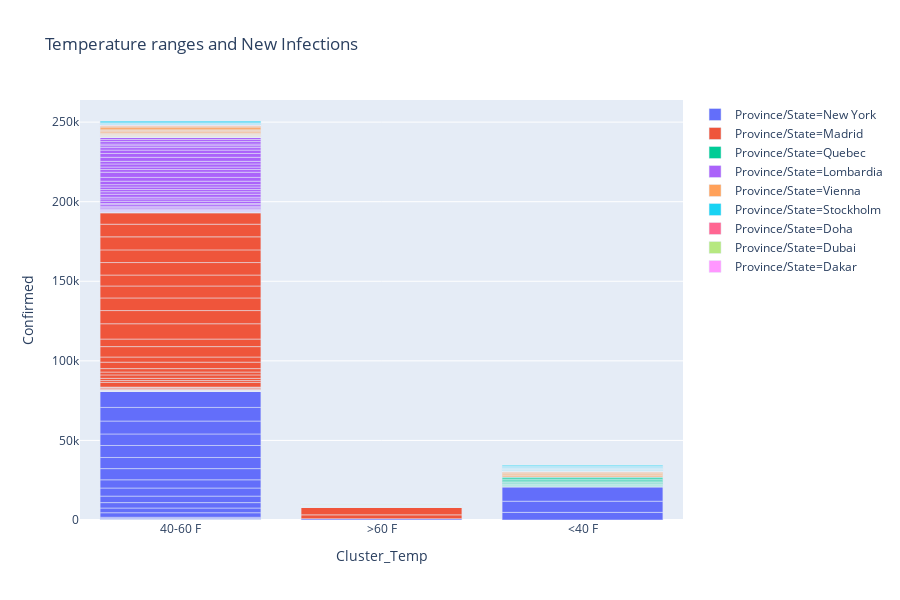

The notebook cell this image was saved under:
### Markdown cell above
The above discretization allows quantifying the number of infections by temperature ranges. Fig. _Temperature ranges and New Infections_ shows that the number of new infections is around 250 000 across all the `Province/State` when the temperature is between $40$ and $60^o F$, which is significantly higher than the two other ranges. Also, this histogram shows that the number of total new cases when the temperature is under $40^o F$ ($\approx 35 000$) is notably bigger than when the temperature is over the $60^o F$, in which case our data only report around 10 000 new infections.

### Code cell
# Histogram of the number of infections by group of temperature
px.bar(covid_weather, x="Cluster_Temp", y="Confirmed", 
       color="Province/State", title='Temperature ranges and New Infections')

### Figure 1 — Plotly figure (JSON) as saved in the notebook; plotly's stock layout.template omitted (floating-point values rounded to 4 significant figures)
{"data": [{"alignmentgroup": "True", "hoverlabel": {"namelength": 0}, "hovertemplate": "Province/State=New York<br>Cluster_Temp=%{x}<br>Confirmed=%{y}", "legendgroup": "Province/State=New York", "marker": {"color": "#636efa"}, "name": "Province/State=New York", "offsetgroup": "Province/State=New York", "orientation": "v", "showlegend": true, "textposition": "auto", "type": "bar", "x": ["40-60 F", "40-60 F", "40-60 F", "40-60 F", "40-60 F", "40-60 F", "40-60 F", "40-60 F", ">60 F", "40-60 F", "40-60 F", "40-60 F", "40-60 F", "40-60 F", "<40 F", "40-60 F", "40-60 F", "40-60 F", "40-60 F", "40-60 F", "<40 F", "<40 F", "40-60 F", "40-60 F", "40-60 F"], "xaxis": "x", "y": [173, 47, 108, 93, 104, 207, 235, 739, 789, 2870, 2945, 3400, 4090, 5084, 4797, 5160, 7036, 6999, 7534, 7238, 7015, 9170, 8115, 8558, 10481], "yaxis": "y"}, {"alignmentgroup": "True", "hoverlabel": {"namelength": 0}, "hovertemplate": "Province/State=Madrid<br>Cluster_Temp=%{x}<br>Confirmed=%{y}", "legendgroup": "Province/State=Madrid", "marker": {"color": "#EF553B"}, "name": "Province/State=Madrid", "offsetgroup": "Province/State=Madrid", "orientation": "v", "showlegend": true, "textposition": "auto", "type": "bar", "x": ["40-60 F", "40-60 F", "40-60 F", "40-60 F", "40-60 F", "40-60 F", "40-60 F", "40-60 F", "40-60 F", "40-60 F", "40-60 F", "40-60 F", "40-60 F", "40-60 F", "40-60 F", "40-60 F", "40-60 F", "40-60 F", "40-60 F", "40-60 F", "40-60 F", "40-60 F", "40-60 F", "40-60 F", "40-60 F", "40-60 F", "40-60 F", "40-60 F", "40-60 F", "40-60 F", "40-60 F", "40-60 F", "40-60 F", "40-60 F", "40-60 F", "40-60 F", "40-60 F", "40-60 F", "40-60 F", "40-60 F", "40-60 F", "40-60 F", "40-60 F", "40-60 F", "40-60 F", "40-60 F", "40-60 F", "40-60 F", ">60 F", ">60 F", "40-60 F", "40-60 F", "40-60 F", "40-60 F", "40-60 F", "40-60 F", "40-60 F", "40-60 F", "40-60 F", "40-60 F", "40-60 F", "40-60 F", "40-60 F"], "xaxis": "x", "y": [1, 0, 0, 0, 0, 0, 0, 0, 1, 0, 0, 0, 0, 0, 0, 0, 0, 0, 0, 0, 0, 0, 0, 0, 4, 7, 2, 17, 13, 39, 36, 45, 57, 37, 141, 100, 173, 400, 622, 582, 0, 2955, 1159, 1407, 2144, 1806, 2162, 4053, 2447, 4964, 3229, 6533, 4749, 9630, 8271, 7933, 7516, 6875, 7846, 7967, 8195, 7947, 7134], "yaxis": "y"}, {"alignmentgroup": "True", "hoverlabel": {"namelength": 0}, "hovertemplate": "Province/State=Quebec<br>Cluster_Temp=%{x}<br>Confirmed=%{y}", "legendgroup": "Province/State=Quebec", "marker": {"color": "#00cc96"}, "name": "Province/State=Quebec", "offsetgroup": "Province/State=Quebec", "orientation": "v", "showlegend": true, "textposition": "auto", "type": "bar", "x": ["<40 F", "<40 F", "<40 F", "<40 F", "<40 F", "<40 F", "<40 F", "<40 F", "<40 F", "<40 F", "<40 F", "<40 F", "<40 F", "<40 F", "<40 F", "<40 F", "<40 F", "<40 F", "<40 F", "<40 F", "<40 F", "<40 F", "<40 F", "<40 F", "<40 F", "<40 F"], "xaxis": "x", "y": [3, 1, 4, 1, 8, 0, 7, 26, 24, 20, 27, 18, 42, 38, 409, 385, 329, 290, 392, 474, 342, 590, 732, 449, 907, 583], "yaxis": "y"}, {"alignmentgroup": "True", "hoverlabel": {"namelength": 0}, "hovertemplate": "Province/State=Lombardia<br>Cluster_Temp=%{x}<br>Confirmed=%{y}", "legendgroup": "Province/State=Lombardia", "marker": {"color": "#ab63fa"}, "name": "Province/State=Lombardia", "offsetgroup": "Province/State=Lombardia", "orientation": "v", "showlegend": true, "textposition": "auto", "type": "bar", "x": ["40-60 F", "40-60 F", "40-60 F", "40-60 F", "40-60 F", "40-60 F", "40-60 F", "40-60 F", "40-60 F", "40-60 F", "40-60 F", "40-60 F", "40-60 F", "40-60 F", "40-60 F", "40-60 F", "40-60 F", "40-60 F", "40-60 F", "40-60 F", "40-60 F", "40-60 F", "40-60 F", "40-60 F", "40-60 F", "40-60 F", "40-60 F", "40-60 F", "40-60 F", "40-60 F", "40-60 F", "40-60 F", "40-60 F", "40-60 F", "40-60 F", "40-60 F", "40-60 F", "40-60 F", "40-60 F", "40-60 F"], "xaxis": "x", "y": [172, 68, 18, 145, 128, 84, 369, 270, 266, 300, 431, 361, 808, 769, 1280, 322, 1489, 1445, 1095, 1865, 1587, 1377, 1571, 1493, 2171, 2380, 3251, 1691, 1555, 1942, 1643, 2543, 2409, 2117, 1592, 1154, 1047, 1565, 1292, 1455], "yaxis": "y"}, {"alignmentgroup": "True", "hoverlabel": {"namelength": 0}, "hovertemplate": "Province/State=Vienna<br>Cluster_Temp=%{x}<br>Confirmed=%{y}", "legendgroup": "Province/State=Vienna", "marker": {"color": "#FFA15A"}, "name": "Province/State=Vienna", "offsetgroup": "Province/State=Vienna", "orientation": "v", "showlegend": true, "textposition": "auto", "type": "bar", "x": ["40-60 F", "40-60 F", "40-60 F", "40-60 F", "40-60 F", "40-60 F", "40-60 F", "40-60 F", "40-60 F", "40-60 F", "40-60 F", "<40 F", "40-60 F", "40-60 F", "40-60 F", "40-60 F", "40-60 F", "40-60 F", "40-60 F", "40-60 F", "40-60 F", "40-60 F", "40-60 F", "40-60 F", "40-60 F", "40-60 F", "40-60 F", "<40 F", "40-60 F", "40-60 F", "40-60 F", "40-60 F", "40-60 F", "40-60 F", "<40 F", "<40 F", "<40 F", "<40 F", "<40 F"], "xaxis": "x", "y": [2, 0, 1, 0, 6, 5, 4, 3, 8, 12, 14, 24, 25, 27, 51, 64, 56, 202, 151, 205, 158, 314, 314, 367, 375, 426, 766, 894, 809, 305, 1321, 748, 614, 517, 830, 562, 531, 418, 395], "yaxis": "y"}, {"alignmentgroup": "True", "hoverlabel": {"namelength": 0}, "hovertemplate": "Province/State=Stockholm<br>Cluster_Temp=%{x}<br>Confirmed=%{y}", "legendgroup": "Province/State=Stockholm", "marker": {"color": "#19d3f3"}, "name": "Province/State=Stockholm", "offsetgroup": "Province/State=Stockholm", "orientation": "v", "showlegend": true, "textposition": "auto", "type": "bar", "x": ["<40 F", "40-60 F", "<40 F", "40-60 F", "40-60 F", "<40 F", "<40 F", "<40 F", "<40 F", "40-60 F", "<40 F", "<40 F", "<40 F", "<40 F", "<40 F", "<40 F", "<40 F", "40-60 F", "40-60 F", "<40 F", "<40 F", "<40 F", "<40 F", "<40 F", "40-60 F", "40-60 F", "40-60 F", "<40 F", "<40 F", "40-60 F", "40-60 F", "40-60 F", "<40 F", "<40 F", "<40 F", "<40 F", "<40 F", "<40 F", "<40 F", "<40 F", "<40 F", "<40 F", "<40 F", "<40 F", "<40 F", "<40 F", "40-60 F", "40-60 F", "40-60 F", "<40 F", "<40 F", "<40 F", "<40 F", "<40 F", "40-60 F", "40-60 F", "40-60 F", "<40 F", "<40 F", "<40 F", "<40 F", "<40 F", "40-60 F", "40-60 F"], "xaxis": "x", "y": [1, 0, 0, 0, 0, 0, 0, 0, 0, 0, 0, 0, 0, 0, 0, 0, 0, 0, 0, 0, 0, 0, 0, 0, 0, 0, 1, 5, 0, 5, 2, 1, 6, 14, 59, 7, 60, 42, 45, 107, 145, 99, 215, 147, 61, 81, 87, 89, 160, 200, 124, 168, 115, 240, 240, 314, 229, 378, 253, 328, 407, 512, 621, 563], "yaxis": "y"}, {"alignmentgroup": "True", "hoverlabel": {"namelength": 0}, "hovertemplate": "Province/State=Doha<br>Cluster_Temp=%{x}<br>Confirmed=%{y}", "legendgroup": "Province/State=Doha", "marker": {"color": "#FF6692"}, "name": "Province/State=Doha", "offsetgroup": "Province/State=Doha", "orientation": "v", "showlegend": true, "textposition": "auto", "type": "bar", "x": [">60 F", ">60 F", ">60 F", ">60 F", ">60 F", ">60 F", ">60 F", ">60 F", ">60 F", ">60 F", ">60 F", ">60 F", ">60 F", ">60 F", ">60 F", ">60 F", ">60 F", ">60 F", ">60 F", ">60 F", ">60 F", ">60 F", ">60 F", ">60 F", ">60 F", ">60 F", ">60 F", ">60 F", ">60 F", ">60 F", ">60 F", ">60 F", ">60 F", ">60 F", ">60 F"], "xaxis": "x", "y": [1, 2, 0, 4, 1, 0, 0, 0, 7, 3, 6, 238, 0, 58, 17, 64, 38, 0, 13, 8, 10, 11, 13, 7, 25, 11, 12, 13, 28, 44, 59, 88, 54, 114, 126], "yaxis": "y"}, {"alignmentgroup": "True", "hoverlabel": {"namelength": 0}, "hovertemplate": "Province/State=Dubai<br>Cluster_Temp=%{x}<br>Confirmed=%{y}", "legendgroup": "Province/State=Dubai", "marker": {"color": "#B6E880"}, "name": "Province/State=Dubai", "offsetgroup": "Province/State=Dubai", "orientation": "v", "showlegend": true, "textposition": "auto", "type": "bar", "x": [">60 F", ">60 F", ">60 F", ">60 F", ">60 F", ">60 F", ">60 F", ">60 F", ">60 F", ">60 F", ">60 F", ">60 F", ">60 F", ">60 F", ">60 F", ">60 F", ">60 F", ">60 F", ">60 F", ">60 F", ">60 F", ">60 F", ">60 F", ">60 F", ">60 F", ">60 F", ">60 F", ">60 F", ">60 F", ">60 F", ">60 F", ">60 F", ">60 F", ">60 F", ">60 F", ">60 F", ">60 F", ">60 F", ">60 F", ">60 F", ">60 F", ">60 F", ">60 F", ">60 F", ">60 F", ">60 F", ">60 F", ">60 F", ">60 F", ">60 F", ">60 F", ">60 F", ">60 F", ">60 F", ">60 F", ">60 F", ">60 F", ">60 F", ">60 F", ">60 F", ">60 F", ">60 F", ">60 F", ">60 F", ">60 F", ">60 F"], "xaxis": "x", "y": [4, 0, 0, 0, 1, 0, 0, 0, 0, 0, 2, 0, 1, 0, 0, 0, 0, 0, 1, 0, 0, 0, 0, 0, 4, 0, 0, 0, 0, 0, 6, 2, 0, 0, 6, 0, 2, 0, 16, 0, 0, 29, 0, 11, 0, 0, 13, 0, 0, 15, 27, 0, 13, 0, 45, 50, 85, 0, 72, 63, 102, 41, 53, 150, 210, 240], "yaxis": "y"}, {"alignmentgroup": "True", "hoverlabel": {"namelength": 0}, "hovertemplate": "Province/State=Dakar<br>Cluster_Temp=%{x}<br>Confirmed=%{y}", "legendgroup": "Province/State=Dakar", "marker": {"color": "#FF97FF"}, "name": "Province/State=Dakar", "offsetgroup": "Province/State=Dakar", "orientation": "v", "showlegend": true, "textposition": "auto", "type": "bar", "x": [">60 F", ">60 F", ">60 F", ">60 F", ">60 F", ">60 F", ">60 F", ">60 F", ">60 F", ">60 F", ">60 F", ">60 F", ">60 F", ">60 F", ">60 F", ">60 F", ">60 F", ">60 F", ">60 F", ">60 F", ">60 F", ">60 F", ">60 F", ">60 F", ">60 F", ">60 F", ">60 F", ">60 F", ">60 F", ">60 F", ">60 F", ">60 F", ">60 F"], "xaxis": "x", "y": [1, 1, 2, 0, 0, 0, 0, 0, 0, 0, 0, 6, 0, 14, 0, 2, 5, 0, 7, 9, 20, 12, 7, 13, 6, 14, 11, 12, 20, 13, 15, 5, 12], "yaxis": "y"}], "layout": {"barmode": "relative", "height": 600, "legend": {"tracegroupgap": 0}, "title": {"text": "Temperature ranges and New Infections"}, "xaxis": {"anchor": "y", "domain": [0, 1], "title": {"text": "Cluster_Temp"}}, "yaxis": {"anchor": "x", "domain": [0, 1], "title": {"text": "Confirmed"}}}}
